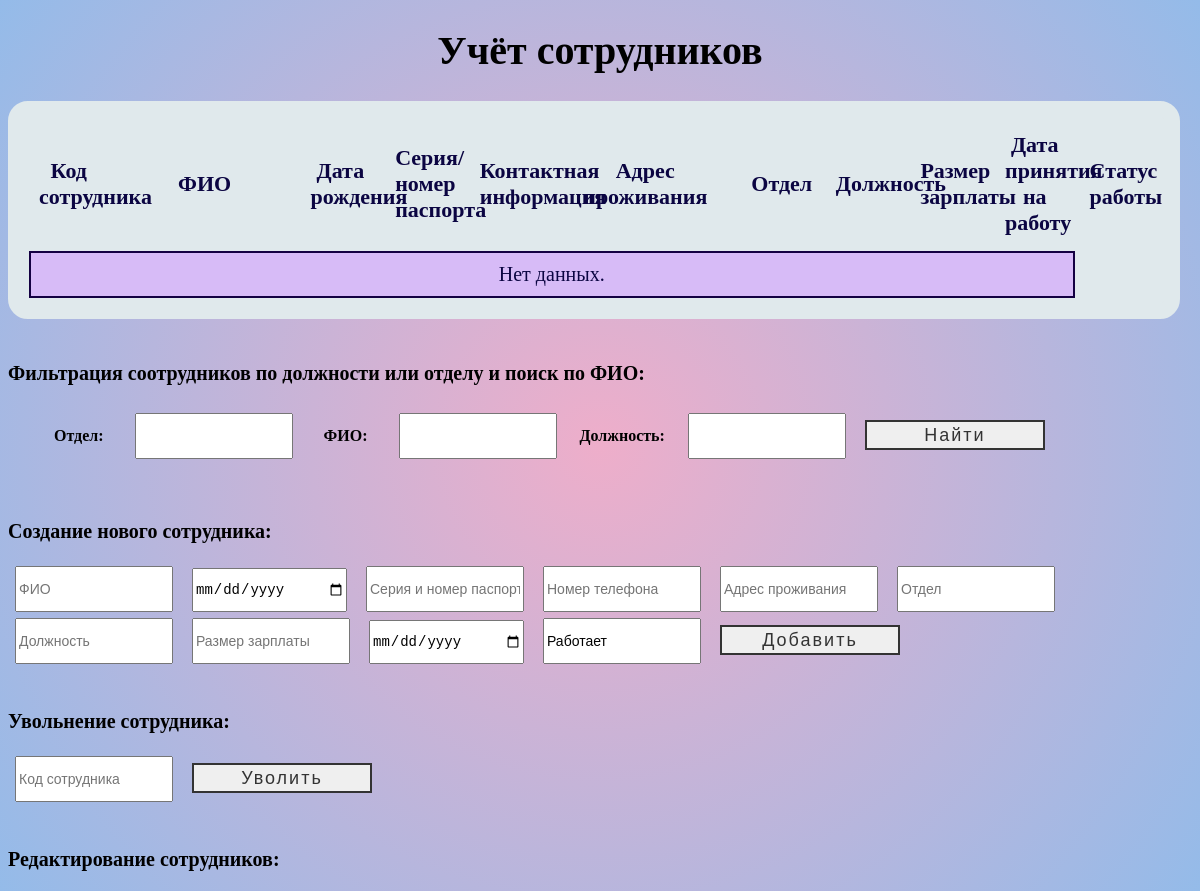
Before: /index.php?FOtdel=Бухгалтерия with the older database file.
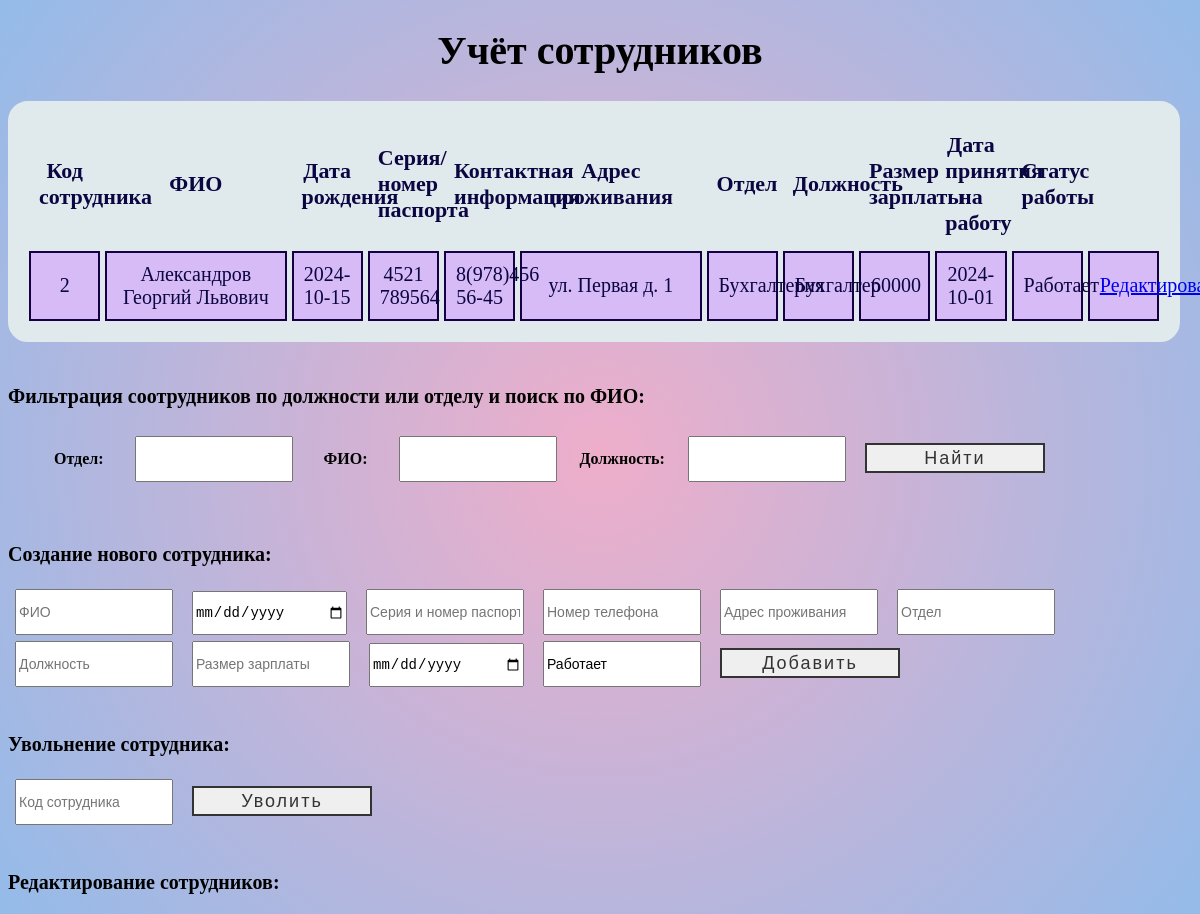
After: the same page with the newer database file.
### tables this page shows
CREATE TABLE `sotr` (
  `IdSotr` int(11) NOT NULL,
  `FIO` text NOT NULL,
  `DataRojdeniya` date NOT NULL,
  `SeriyaNomerPasporta` varchar(255) NOT NULL,
  `NomerTelefona` varchar(255) NOT NULL,
  `AdresProjivaniya` text NOT NULL,
  `Otdel` text NOT NULL,
  `Doljnost` text NOT NULL,
  `RazmerZP` int(11) NOT NULL,
  `DataPrinyatiyaNaRabotu` date NOT NULL,
  `StatusRaboti` text NOT NULL
);

### index.php (the view, shortened to what this page needs)
<!DOCTYPE html>
<html lang="en">
<head>
    <link href="style.css" rel="stylesheet" type="text/css" >
</head>
<body class="diagonal-gradient">
    <h1> Учёт сотрудников </h1>
    <table>
        <thead>
            <tr>
                <th>Код сотрудника</th>
                <th style=width:15%;>ФИО</th>
                <th>Дата рождения</th>
                <th>Серия/номер паспорта</th>
                <th>Контактная информация</th>
                <th style=width:15%;>Адрес проживания</th>
                <th>Отдел</th>
                <th>Должность</th>
                <th>Размер зарплаты</th>
                <th>Дата принятия на работу</th>
                <th>Статус работы</th>
            </tr>
        </thead>
        <tbody>
            <?php
            $mysqli = new mysqli("127.0.0.1", "root", "", "UchetSotr");
            $FOtdel = isset($_GET['FOtdel']) ?$_GET['FOtdel'] : '';
            $query = "SELECT * FROM Sotr WHERE 1=1";
            if ($FOtdel) {
                $query .= " AND Otdel LIKE '%$FOtdel%'";
            }
            $result = $mysqli->query($query);
            if (!$result) {
                echo "Ошибка запроса: " . $mysqli->error;
            } else {
                if ($result->num_rows > 0) {
            while ($row = $result->fetch_assoc()) {
            ?>
                <tr>
                    <td><?php echo $row['IdSotr']; ?></td>
                    <td><?php echo $row['FIO']; ?></td>
                    <td><?php echo $row['DataRojdeniya']; ?></td>
                    <td><?php echo $row['SeriyaNomerPasporta']; ?></td>
                    <td><?php echo $row['NomerTelefona']; ?></td>
                    <td><?php echo $row['AdresProjivaniya']; ?></td>
                    <td><?php echo $row['Otdel']; ?></td>
                    <td><?php echo $row['Doljnost']; ?></td>
                    <td><?php echo $row['RazmerZP']; ?></td>
                    <td><?php echo $row['DataPrinyatiyaNaRabotu']; ?></td>
                    <td><?php echo $row['StatusRaboti']; ?></td>
                    <td><?php if ($row['StatusRaboti'] !== 'Уволен') {
                        echo "<a href='update.php?IdSotr=" . htmlspecialchars($row['IdSotr']) . "' '>Редактировать</a>"; }?></td>
                </tr>
            <?php
            }
                } else {
                    echo "<tr><td colspan='10'>Нет данных.</td></tr>";
                }
            }
            ?>
        </tbody>
    </table>
    <br>
    <p><b> Фильтрация соотрудников по должности или отделу и поиск по ФИО: </b></p>
    <form class = "filtr" method="GET" action="">
        <label   class = "filtrO" for="Otdel"><b>Отдел:</b></label>
        <input type="text" id="Otdel" name="FOtdel" value="<?php echo isset($_GET['Otdel']) ? htmlspecialchars($_GET['Otdel']) : ''; ?>">
        <label   class = "filtrO" for="FIO"><b>ФИО:</b></label>
        <input type="text" id="FIO" name="FFIO" value="<?php echo isset($_GET['FIO']) ? htmlspecialchars($_GET['FIO']) : ''; ?>">
        <label  class = "filtr" for="Doljnost"><b>Должность:</b></label>
        <input type="text" id="Doljnost" name="FDoljnost" value="<?php echo isset($_GET['Doljnost']) ? htmlspecialchars($_GET['Doljnost']) : ''; ?>">
        <button type="submit"><span>Найти</span></button>
    </form>
    <br>
    <p><b>Создание нового сотрудника: </b></p>
    <form method ="post">
        <input  class = "SNS" type="text" name="FIO" placeholder="ФИО" required>
        <input  class = "SNS" type="date" name="DataRojdeniya" placeholder="Дата рождения" required>
        <input  class = "SNS" type="text" id = "pasport" name="SeriyaNomerPasporta" placeholder="Серия и номер паспорта" required>
        <input  class = "SNS" type="text" id = "phone" name="NomerTelefona" placeholder="Номер телефона" required>
        <input  class = "SNS" type="text" name="AdresProjivaniya" placeholder="Адрес проживания" required>
        <input  class = "SNS" type="text" name="Otdel" placeholder="Отдел" required>
        <input  class = "SNS" type="text" name="Doljnost" placeholder="Должность" required>
        <input  class = "SNS" type="number" name="RazmerZP" placeholder="Размер зарплаты" required>
        <input  class = "SNS" type="date" name="DataPrinyatiyaNaRabotu" placeholder="Дата принятия на работу" required>
        <input  class = "SNS" type="text" name="StatusRaboti" value="Работает">
        <button  class = "SNS" type="submit"><span>Добавить</span></button>
    </form>
    <br>
    <p><b>Увольнение сотрудника:</b></p>
    <form method = "post">
        <input  class = "SNS" type="text" name="IdSotr" placeholder="Код сотрудника" required>
        <button  class = "SNS" type="submit"><span>Уволить</span></button>
    </form>
    <br>
    <p name = "Update"><b>Редактирование сотрудников:</b></p>
</body>
</html>

Changed rows visible on the page:
added sotr: IdSotr "2", FIO "Александров Георгий Львович", DataRojdeniya "2024-10-15", SeriyaNomerPasporta "4521 789564", NomerTelefona "8(978)456 56-45", AdresProjivaniya "ул. Первая д. 1", Otdel "Бухгалтерия", Doljnost "Бухгалтер", RazmerZP "60000", DataPrinyatiyaNaRabotu "2024-10-01", StatusRaboti "Работает"
Other visible differences:
text no longer shown: "Нет данных."
